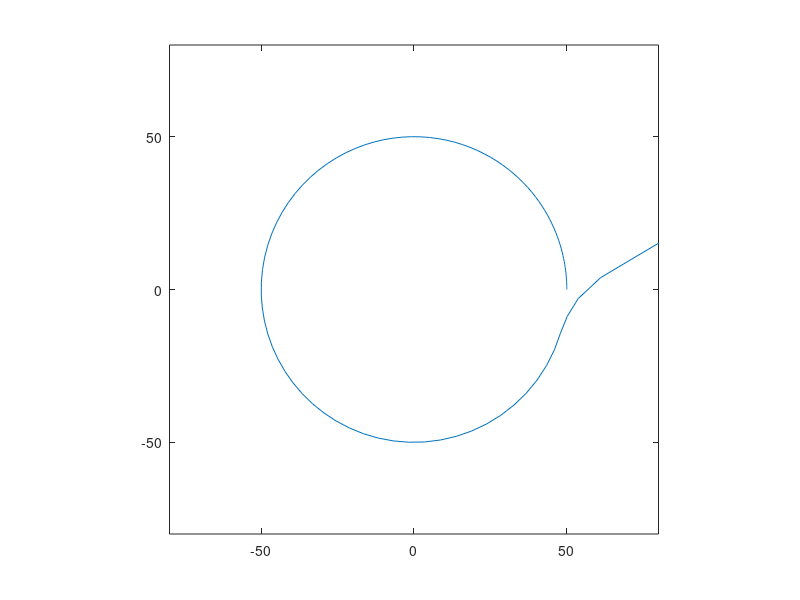

Here is the MATLAB script that generated this plot:
% mecCURVE.m

% Simulation of a car going around a curved road.

% DOING PHYSICS WITH MATLAB: 
%   ../mphome.htm
% VISUAL PHYSICS ONLINE
%   http://www.physics.usyd.edu.au/teach_res/hsp/sp/spHome.htm
% Documentation
%   http://www.physics.usyd.edu.au/teach_res/hsp/sp/mod5new/mod52B.htm
% Download Scripts
%   http://www.physics.usyd.edu.au/teach_res/mp/mscripts/

% Ian Cooper
% School of Physics, University of Sydney
% email: ian.cooper@sydney.edu.au
% ../mphome.htm
% 170517

clear 
close all
clc


% =====================================================================





% SETUP: initial values ===============================================
% Time / time increment / time steps 
  tMax = 40; 
  nT = 120;
  t = linspace(0,tMax,nT)';
  dt = t(2) - t(1);
% Radius of curve
  R = 50.*ones(nT,1);
% (x,y) coordinates of car
  x = R(1).*ones(nT,1);
  y = zeros(nT,1);
% tangential velocity of car
  vT = zeros(nT,1);
% mass of car
  m = 1000;
% coefficent of friction
  mu = 0.6;
% acceleration due to gravity
  g = 9.81;
% tangentiual acceleration
  aT = 0.5; 
% angular acceleration (alpha)  [rad/s^2]
  A = zeros(nT,1);
% angular speed (omega)  [rad/s]
  W = zeros(nT,1);
% Angular displacement (theta)  [rad]
  T = zeros(nT,1);

%Initial condictions  ================================================
   
alpha(1) = aT/R(1); 
R(1) = 50;
x(1) = R(1); y(1) = 0;
vT(1) = 0;
A(1) = aT/R(1);
W(1) = 0;
T(1) = 0;

% Path of car calculation  ============================================

for ct = 2 : nT-1
  A(ct) = aT/R(ct);
  W(ct) = W(ct-1) + A(ct-1)*dt;
  T(ct) = T(ct-1) + W(ct-1)*dt + 0.5*A(ct-1)*dt^2; 
  
  vT(ct) = R(ct)*W(ct);
  x(ct) =  R(ct)*cos(T(ct));
  y(ct) =  R(ct)*sin(T(ct));
  
  R(ct+1) = vT(ct)^2/(mu*g);
    if R(ct+1) < R(1)
       R(ct+1) = R(1);   
    end   
   
end


% GRAPHICS ============================================================

   figure(1)
   pos = [0.1 0.2 0.25 0.35];
   set(gcf,'Units','normalized')
   set(gcf,'Position',pos)
   set(gcf,'color','w')
   box on
   
  % xP = t; yP = y;
   xP = x(1:nT-1); yP = y(1:nT-1);
   plot(xP,yP)
   axis([-80 80 -80 80])
   axis equal
